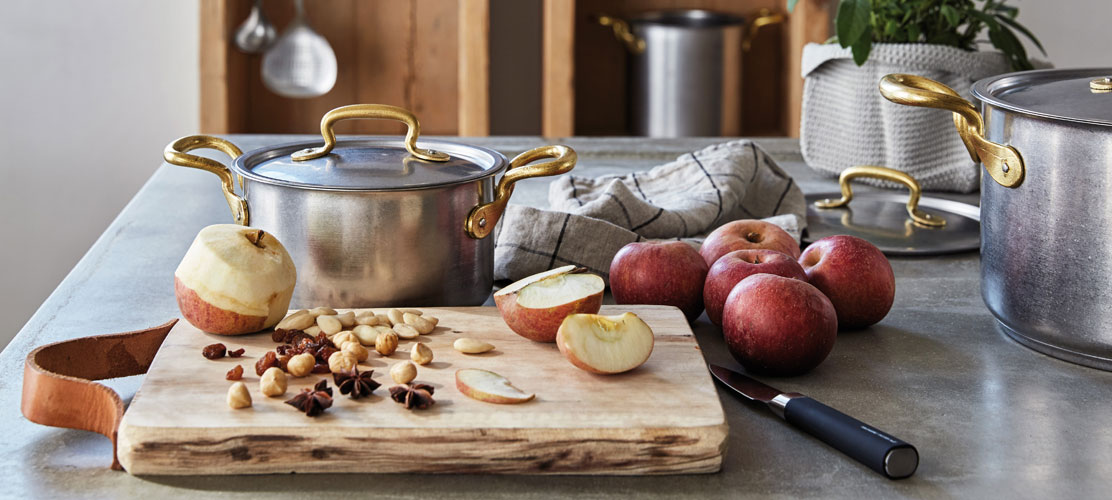
#> input picture foto/mele.jpg, 1112 x 500 px
$ python seppia.py
#> lines starting #> are read from the running program, lines starting #| are printed output that depends on the picture

import cv2
import numpy as np
from PIL import Image
from matplotlib import pyplot as plt

input = cv2.imread("foto/mele.jpg")
#> input is the input picture: shape (500, 1112, 3); mean B, G, R 116.4, 125.2, 139.4

array = np.array(input)

seppiaMatrix = np.array([[0.393, 0.769, 0.189], [0.349, 0.686, 0.168], [0.272, 0.534, 0.131] ])
filter = cv2.transform(array, seppiaMatrix)
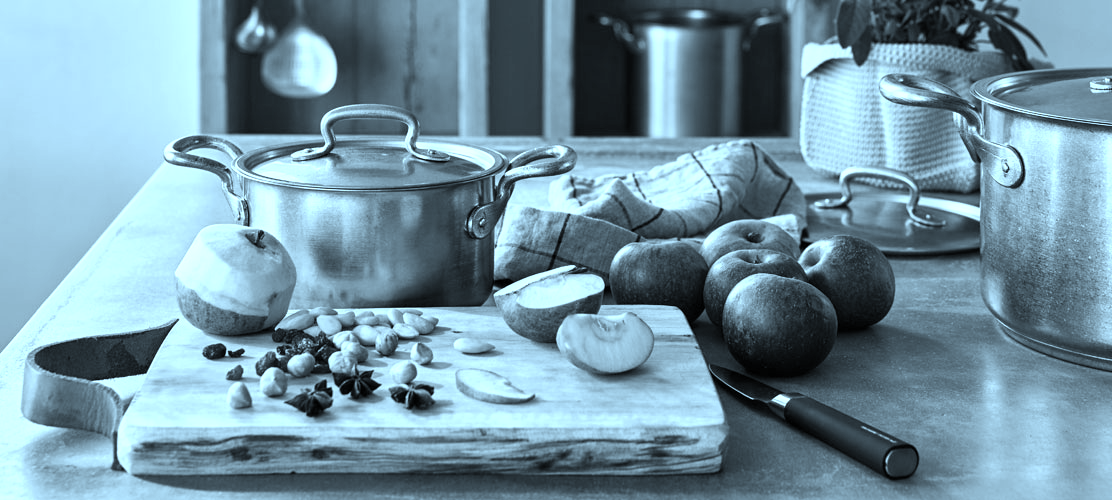
#> filter: shape (500, 1112, 3); mean B, G, R 163.6, 149, 116.8

# Check wich entries have a value greather than 255 and set it to 255
filter[np.where(filter > 255)] = 255

# Create an image from the array
output: Image
output = Image.fromarray(filter)

#conversione da Pil a cv
output_np = np.array(output)
output_cv = cv2.cvtColor(output_np, cv2.COLOR_RGB2BGR)
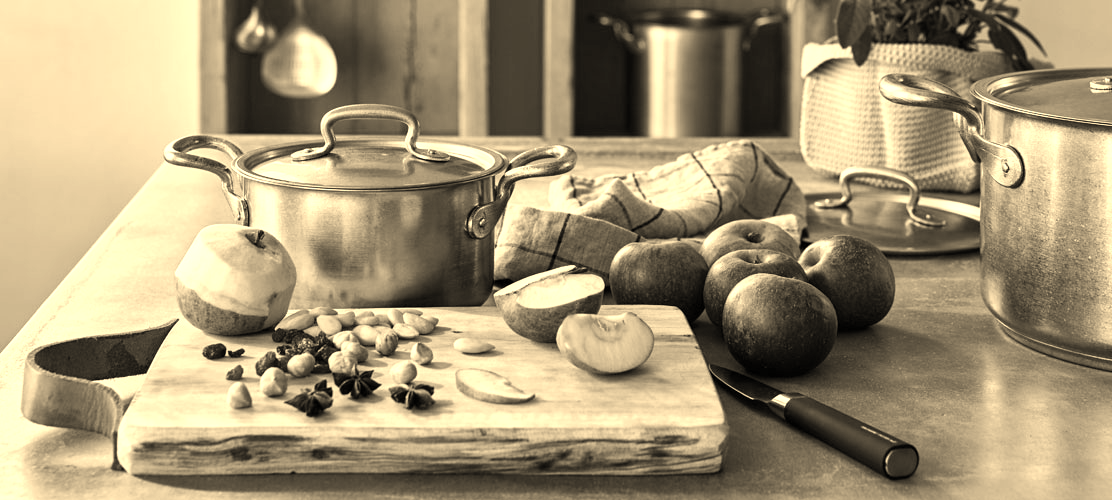
#> output_cv: shape (500, 1112, 3); mean B, G, R 116.8, 149, 163.6

# stampa
cv2.imshow('seppia', output_cv)
cv2.waitKey(0)
cv2.destroyAllWindows()

$ run again, with foto/colazione.jpg copied over foto/mele.jpg
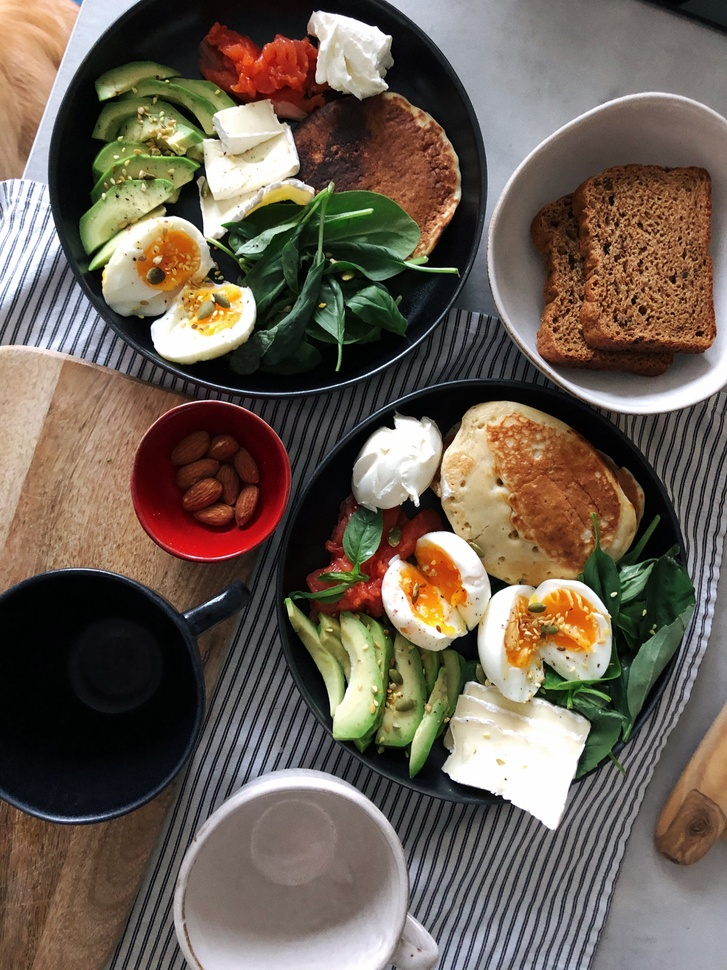
#> input picture foto/colazione.jpg, 727 x 970 px, shrunk from 3024 x 4032 before the run
#> input is the input picture: shape (970, 727, 3); mean B, G, R 84.3, 96.4, 108.7
#> `filter = cv2.transform(array, seppiaMatrix)`:
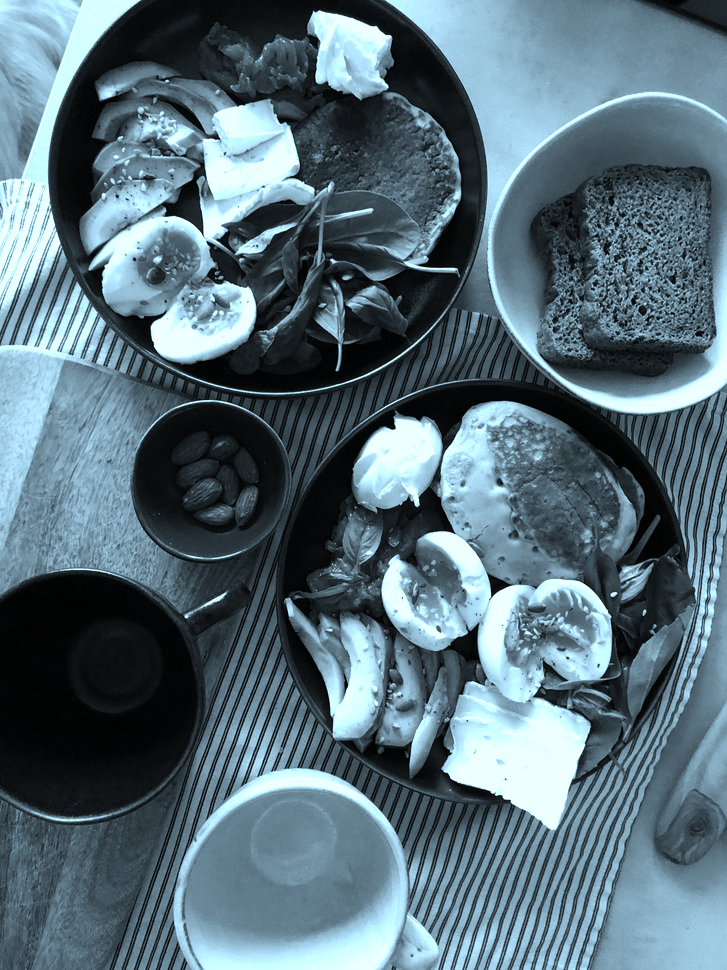
#> filter: shape (970, 727, 3); mean B, G, R 122.2, 111.3, 88.7
#> `output_cv = cv2.cvtColor(output_np, cv2.COLOR_RGB2BGR)`:
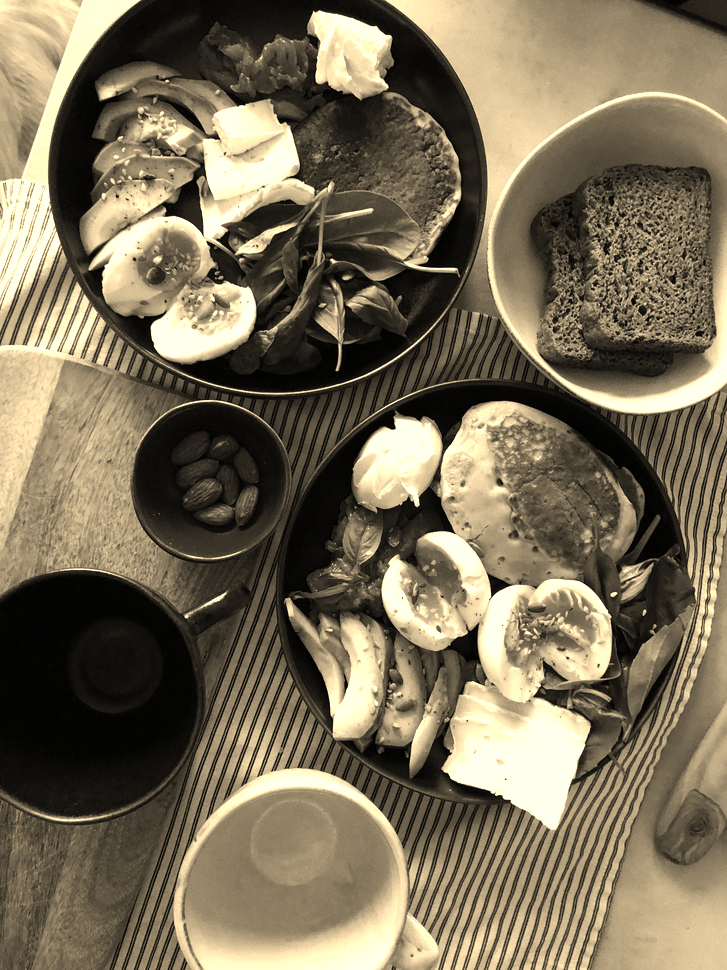
#> output_cv: shape (970, 727, 3); mean B, G, R 88.7, 111.3, 122.2

$ run again, with foto/mamma-figlia.jpg copied over foto/mele.jpg
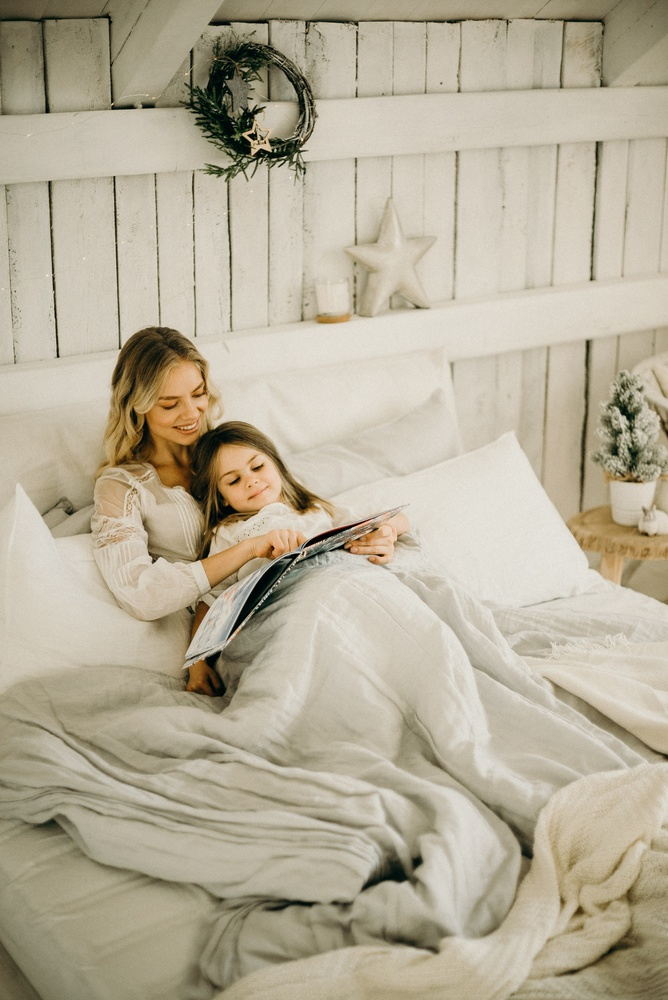
#> input picture foto/mamma-figlia.jpg, 668 x 1000 px, shrunk from 2832 x 4240 before the run
#> input is the input picture: shape (1000, 668, 3); mean B, G, R 153.1, 173.9, 182.7
#> `filter = cv2.transform(array, seppiaMatrix)`:
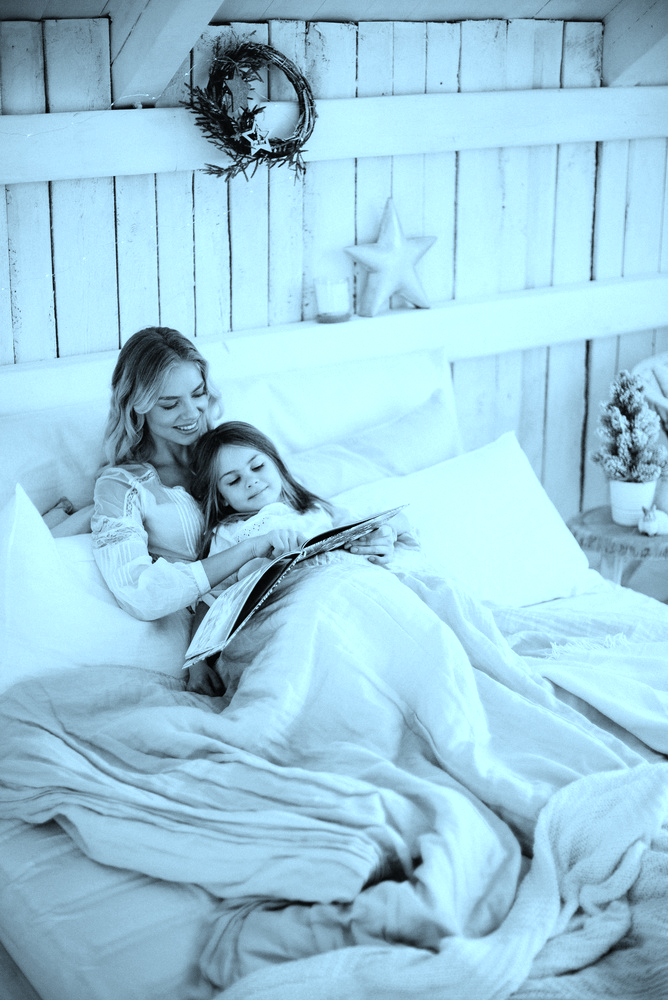
#> filter: shape (1000, 668, 3); mean B, G, R 220.4, 202.8, 158.5
#> `output_cv = cv2.cvtColor(output_np, cv2.COLOR_RGB2BGR)`:
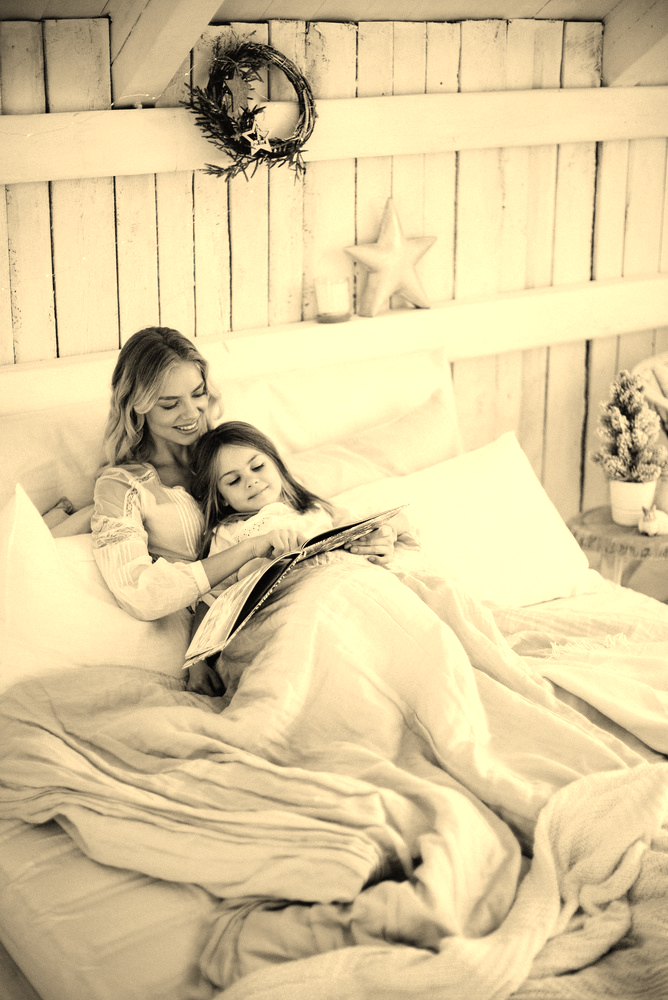
#> output_cv: shape (1000, 668, 3); mean B, G, R 158.5, 202.8, 220.4

$ run again, with foto/ragazzo-fiori.jpg copied over foto/mele.jpg
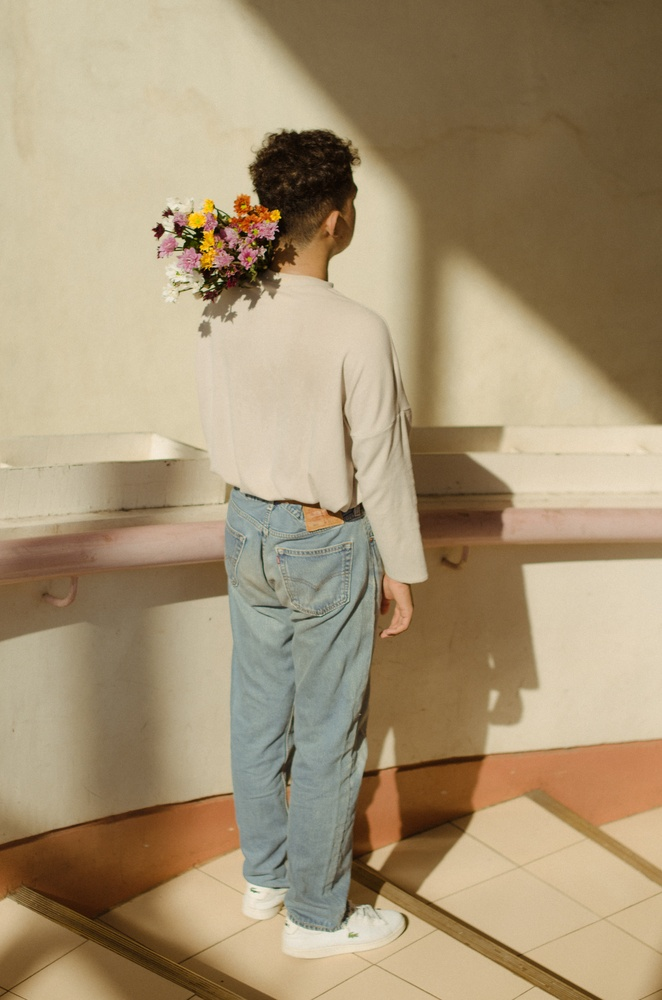
#> input picture foto/ragazzo-fiori.jpg, 662 x 1000 px, shrunk from 3198 x 4828 before the run
#> input is the input picture: shape (1000, 662, 3); mean B, G, R 116.1, 147, 166.4
#> `filter = cv2.transform(array, seppiaMatrix)`:
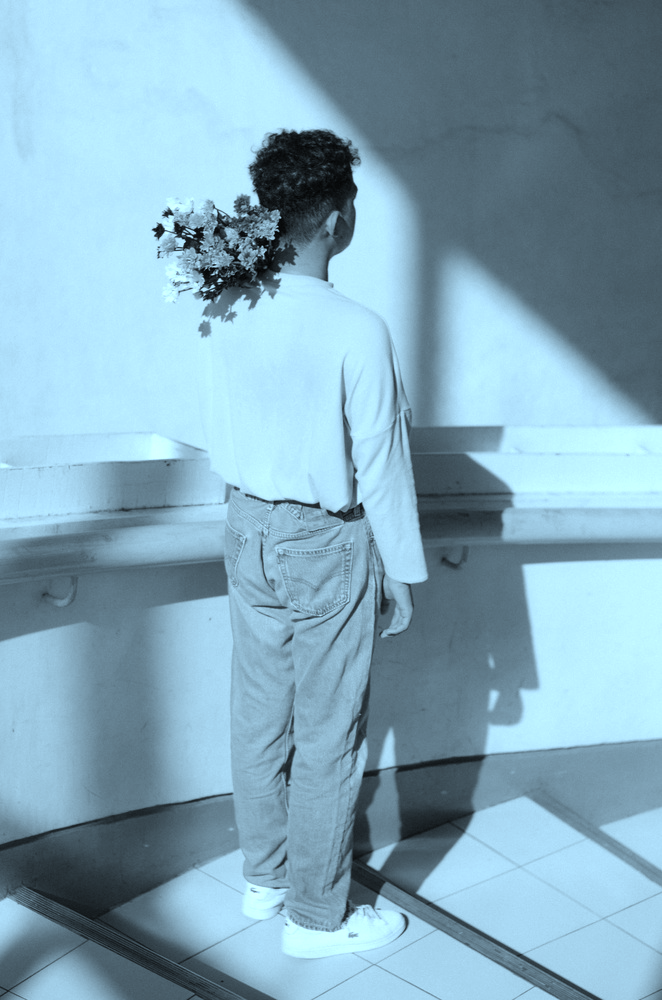
#> filter: shape (1000, 662, 3); mean B, G, R 187, 169.2, 131.9
#> `output_cv = cv2.cvtColor(output_np, cv2.COLOR_RGB2BGR)`:
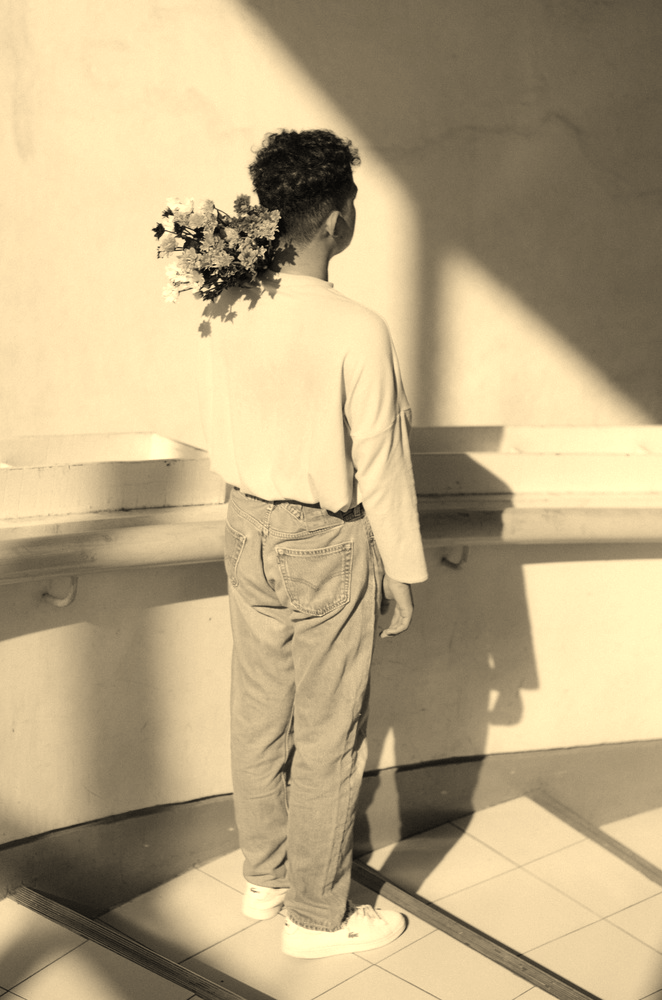
#> output_cv: shape (1000, 662, 3); mean B, G, R 131.9, 169.2, 187
